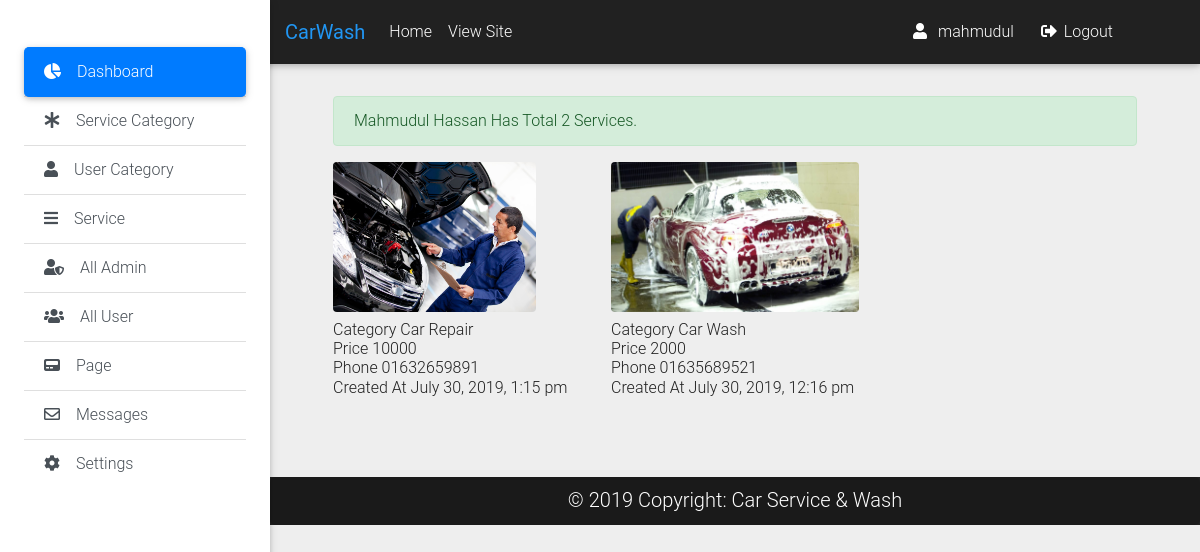
/admin/provider_service.php?id=14&user_name=Mahmudul Hassan (signed in), run on the app's committed database.
### tables this page shows
CREATE TABLE `services` (
  `id` int(11) UNSIGNED NOT NULL,
  `name` varchar(150) NOT NULL,
  `location` varchar(150) NOT NULL,
  `phone` varchar(15) NOT NULL,
  `category_id` int(10) UNSIGNED NOT NULL,
  `user_id` int(10) UNSIGNED NOT NULL,
  `description` text NOT NULL,
  `price` varchar(20) NOT NULL,
  `image` varchar(255) NOT NULL,
  `is_active` tinyint(4) NOT NULL DEFAULT '1',
  `date` timestamp NOT NULL DEFAULT CURRENT_TIMESTAMP
);

CREATE TABLE `categories` (
  `id` int(11) UNSIGNED NOT NULL,
  `name` varchar(140) NOT NULL
);

### classes/Service.php (called while the page is built, shortened)
<?php
	$filepath=realpath(dirname(__FILE__));
	include_once ($filepath.'/../lib/Database.php');
	include_once ($filepath.'/../helpers/Format.php') ;
	include_once 'Category.php';
?>
<?php
	class Service
	{
		private $db;
    	private $fm;
		function __construct(){
			$this->db=new Database();
	  		$this->fm=new Format();
		}
		public function getAllServiceByProvider($id = null){
			if ($id == null) {
				if (isset($_COOKIE['user'])) {
					$data = unserialize($_COOKIE['user']);
					$id = $data['id'];
				}
				$user_id = (Session::get('userId') !== false) ? Session::get('userId') : $id;
			}else{
				$user_id=$this->fm->validation($id);
       			$user_id=mysqli_real_escape_string($this->db->link,$user_id);
			}
			$query="SELECT services.*,
					services.id as service_id,
					categories.name as cat_name,
					categories.id as cat_id
					FROM services
					INNER JOIN categories
					on services.category_id = categories.id
					WHERE services.user_id = '$user_id'
					order by services.id desc";
	   		$result=$this->db->select($query);
	   		return $result;
		}
	}
?>

### classes/Category.php (called while the page is built, shortened)
<?php
	$filepath=realpath(dirname(__FILE__));
	include_once ($filepath.'/../lib/Database.php');
	include_once ($filepath.'/../helpers/Format.php') ;
?>

### lib/Database.php (called while the page is built, shortened)
<?php
    Class Database{
     public $host   = DB_HOST;
     public $user   = DB_USER;
     public $pass   = DB_PASS;
     public $dbname = DB_NAME;
     public $link;
    private function connectDB(){
     $this->link = new mysqli($this->host, $this->user, $this->pass,
      $this->dbname);
     }
    public function select($query){
      $result = $this->link->query($query) or
       die($this->link->error.__LINE__);
      if($result->num_rows > 0){
        return $result;
      } else {
        return false;
      }
     }
    }

### helpers/Format.php (called while the page is built, shortened)
<?php
class Format
{
	public function formatDate($date){
        return date('F j, Y, g:i a', strtotime($date));
    }
    public function validation($data){
        $data = trim($data);
        $data = stripcslashes($data);
        $data = htmlspecialchars($data);
        return $data;
    }
}
?>

### admin/provider_service.php (the view, shortened to what this page needs)
	<?php include 'inc/header.php'; ?>
	<?php include 'inc/top_nav.php'; ?>
	<?php include 'inc/side_nav.php'; ?>
<?php
	if((!isset($_GET['id']) or $_GET['id']==NULL) && (!isset($_GET['user_name']) or $_GET['user_name']==NULL)){
		$fm->redirect('all_user.php');
	}else{
		$id=$_GET['id'];
		$userName=$_GET['user_name'];
	}
?>
<main class="pt-5 mx-lg-5">
	<div class="container">
		<div class="row">
			<div class="col-md-12 pt-5 mb-3">
				<?php
					$result = $service->getAllServiceByProvider($id);
				?>
				<?php if ($result): ?>
					<div class="alert alert-success" role="alert">
							<?php echo $userName; ?> Has Total
							<?php echo mysqli_num_rows($result); ?>
							Services.
					</div>
				<?php else: ?>
					<div class="alert alert-success" role="alert">
						<?php echo $userName; ?> Has Total 0 Services.
					</div>
				<?php endif ?>
					<div class="row">
						<?php
							if($result){
								while ($value = $result->fetch_assoc()) {
						?>
						<div class="col-md-4">
							<figure class="figure">
								<img
								src="upload/<?php echo $value['image']; ?>" class="figure-img img-fluid rounded"
								alt="<?php echo $value['name']; ?>"
								style="height: 150px;"
								>
								<figcaption class="figure-caption">
									<h6 class="m-0 text-dark">Category <?php echo $value['cat_name']; ?></h6>
									<h6 class="m-0 text-dark">Price <?php echo $value['price']; ?></h6>
									<h6 class="m-0 text-dark">Phone <?php echo $value['phone']; ?></h6>
									<h6 class="m-0 text-dark">Created At <?php echo $fm->formatDate($value['date']); ?></h6>
								</figcaption>
							</figure>
						</div>
						<?php } ?>
					</div>
				<?php  } ?>
			</div>
		</div>
	</div>
</main>
	<?php include 'inc/footer.php'; ?>

### data on the page
services: image (picture), category.name "Car Repair", price "10000", phone "01632659891", date "July 30, 2019, 1:15 pm"
services: image (picture), category.name "Car Wash", price "2000", phone "01635689521", date "July 30, 2019, 12:16 pm"

### other printed values
APPNAME "CarWash"
Session::get('adminName') "mahmudul"
$userName "Mahmudul Hassan"
mysqli_num_rows($result) "2"
